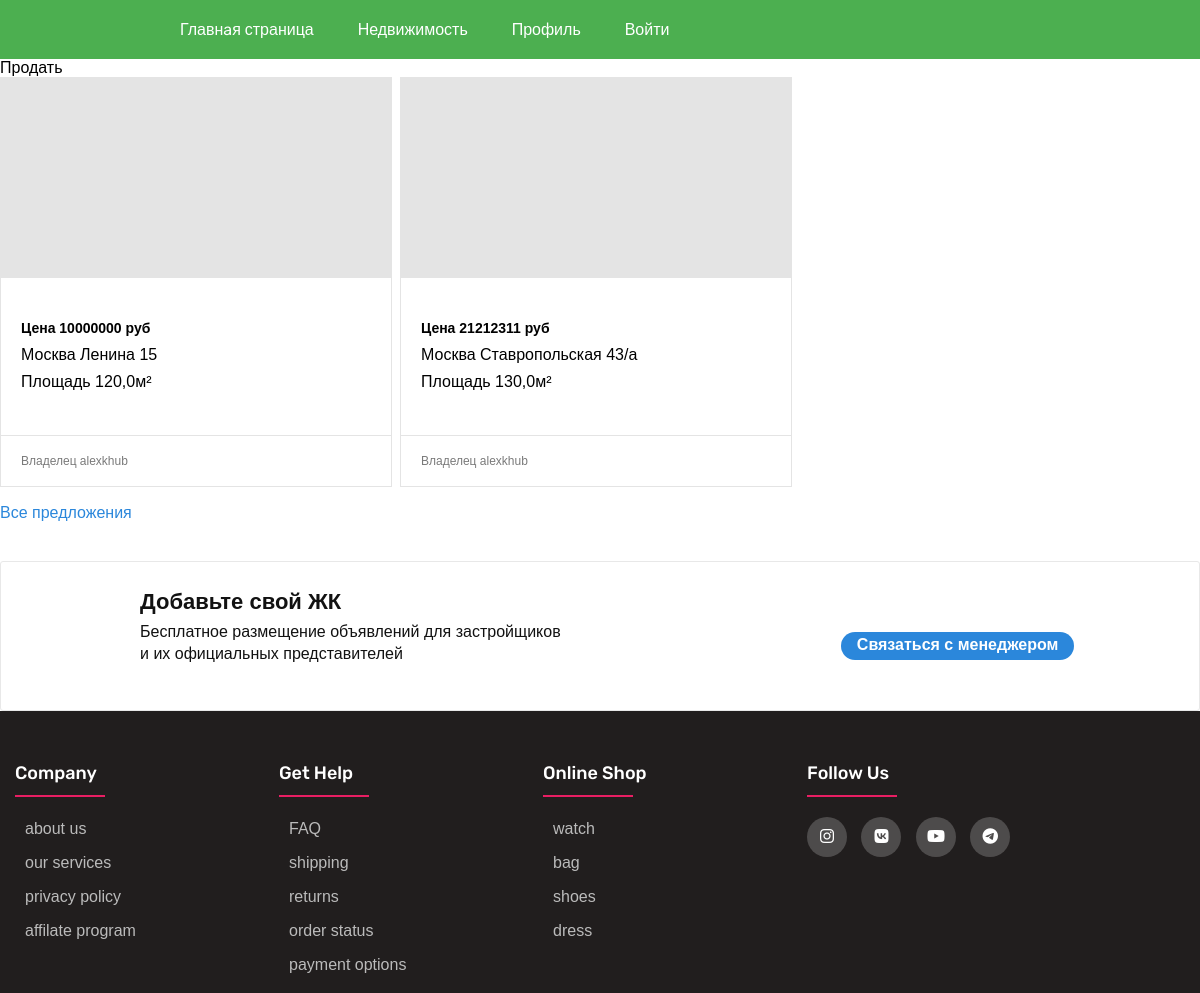
/real_estate/ (signed in), run on the app's committed database.
### news/models.py (models this page shows, shortened)
class Real_estate(models.Model):
    user = models.ForeignKey('User', on_delete=models.PROTECT, null=True)
    city = models.ForeignKey('City', on_delete=models.CASCADE, verbose_name='Город')
    street = models.CharField(max_length=50, verbose_name='Улица')
    address = models.CharField(max_length=50, verbose_name='Адрес')
    category_name = models.ForeignKey('Сategories_real_estate', on_delete=models.CASCADE, null=True,
                                      verbose_name='Категория')
    services = models.ForeignKey('Services', on_delete=models.PROTECT, null=True)
    status = models.BooleanField(default=True, verbose_name='Статус')
    aray = models.FloatField(verbose_name='площадь', )
    price = models.IntegerField( verbose_name='цена')
    description = models.TextField(verbose_name='Описание', blank=True)
    first_photo = models.ImageField(upload_to='real_estate_first/%Y/%m/%d/', verbose_name='Изображение', blank=True)
    slug = models.SlugField(max_length=50, unique=True, db_index=True, verbose_name='URL', )
    class Meta:
        verbose_name = 'Объект недвижимости'
        verbose_name_plural = 'Объекты недвижимости'
        ordering = ['city', 'street']

class City(models.Model):
    name = models.CharField(max_length=50, verbose_name='Город')
    slug = models.SlugField(max_length=50, unique=True, db_index=True, verbose_name='URL', )
    def __str__(self):
        return self.name
    class Meta:
        verbose_name = 'Город'
        verbose_name_plural = 'Города'

class User(AbstractUser):
    Gender = (
        ('М', 'Мужчина'),
        ('Ж', 'Женщина'),
    )
    gender = models.CharField(max_length=1, verbose_name="Пол", choices=Gender, blank=True)
    phone = models.CharField(max_length=20, verbose_name="Телефон", unique=True, blank=True)
    slug = models.SlugField(max_length=50, unique=True, db_index=True, verbose_name='URL', blank=True)
    birthday = models.DateTimeField(verbose_name='Дата рождения', blank=True, null=True)
    avatar = models.ImageField(upload_to='avatars/%Y/%m/%d/', verbose_name='Аватарки', blank=True)
    description = models.TextField(verbose_name="О себе", blank=True)
    def __str__(self):
        return self.username
    class Meta:
        verbose_name = 'Пользователь'
        verbose_name_plural = 'Пользователи'
        ordering = ['last_name', 'first_name', 'username']

### news/views.py (the view)
# urls.py: path('real_estate/', Real_Estate.as_view(), name='real_estate'),
class Real_Estate(DataMixin, ListView):
    model = Real_estate
    template_name = 'news/real_estate.html'
    context_object_name = 'real_estates'
    def get_context_data(self, object_list=None, *args, **kwargs):
        context = super().get_context_data(**kwargs)
        c_def = self.get_user_context()  # передаем переменные из DataMixin
        context['title'] = 'Недвижемость'
        return dict(list(context.items()) + list(c_def.items()))  # объединение данных
    def get_queryset(self):
        return Real_estate.objects.filter(status=True)

### news/utils.py (called while the page is built)
    def get_user_context(self, **kwargs):
        context = kwargs
        user_menu = menu.copy()
        if not self.request.user.is_authenticated:
            user_menu.pop(2)
        context['menu'] = user_menu
        return context

### news/templates/news/real_estate.html (shortened to what this page needs)
{% extends 'news/base.html' %}
{% load static %}
{%block content %}
<a href="{% url 'add_real_estate' %}">Продать</a>
<div data-name="TopJK">
        <div class="c-tabs _025a50318d--c-popular-tabs--fA44s">
          <div data-name="PopularContent" class="с-tabs-content">
            <div class="c-tabs-tab-content">
              <div class="_025a50318d--c-popular-block-wrap--WNSeg cg-row">
                {%for real_estate in real_estates%}
                <a data-name="Link" href="{% url 'show_real_estate'  %}" class="_025a50318d--c-link-default--hFc6Z _025a50318d--c-popular-block--ugLMs _025a50318d--c-popular-block-jk--grW9y cg-col-8">
                  <div class="_025a50318d--c-popular-photo-wrap--CsUX4" style="background-image: url(&quot;{{real_estate.first_photo.url}}&quot;);"></div>
                  <div class="_025a50318d--c-popular-info--HRsb6 _025a50318d--c-popular-info-jk--S3qik"><span class="_025a50318d--c-popular-top--ZxVzL"><span class="_025a50318d--c-popular-block-title--0BuL1"></span><span class="_025a50318d--c-popular-price-range--NhWha"> Цена {{real_estate.price}}&nbsp;руб</span></span>
                    <div class="_025a50318d--c-popular-address--tIqEk"> {{real_estate.city}} {{real_estate.street}} {{real_estate.address}}</div>
                    <div class="_025a50318d--c-popular-address--tIqEk"> Площадь {{real_estate.aray}}м&#178</div>
                  </div>
                  <div class="_025a50318d--c-popular-developer--FbZsU"><span class="_025a50318d--c-popular-developer-text--EzmIG">Владелец {{real_estate.user}}</span></div>
                </a>
                {%endfor%}
              </div>
            </div>
          </div>
        </div><a data-name="Link" href="https://vladikavkaz.cian.ru/newobjects/list/?deal_type=sale&amp;engine_version=2&amp;offer_type=newobject&amp;region=4613" class="_025a50318d--c-link-default--hFc6Z undefined _025a50318d--c-all-propositions--L3hUs">Все предложения</a>
        <div data-name="NewBuildingsServiceBlock" class="_025a50318d--c-selfad-single--mnKO8">
          <div class="cg-row">
            <div data-name="JKAdsBlock" class="cg-col-18 cg-col-s-17 cg-col-xs-18">
              <div class="_025a50318d--c-selfad-single-content--A3YuU">
                <h3 class="_025a50318d--c-selfad-single-title--_NhhM">Добавьте свой ЖК</h3>
                <div class="_025a50318d--c-selfad-single-description--dSGOI">Бесплатное размещение объявлений для застройщиков
                  <br>и их официальных представителей</div>
              </div>
            </div>
            <div data-name="ContactManagerBlock" class="_025a50318d--c-selfad-single-actions--zozuk cg-col-6 cg-col-s-7 cg-col-xs-6"><a data-name="Link" target="_blank" href="/contacts/" class="_025a50318d--c-link-default--hFc6Z _025a50318d--c-selfads-item-button--o9HKW">Связаться с менеджером</a></div>
          </div>
        </div>
</div>
{%endblock%}

### news/static/news/css/styles.css (style rules this page uses)
body { padding: 0; margin: 0; font-family: sans-serif; }

### news/static/news/css/index.css (style rules this page uses)
div,h1,p,a,img,section { margin:0; padding:0; border:0; font-size:100%; font:inherit; vertical-align:baseline; }
* { box-sizing:border-box; }
a { color:inherit; text-decoration:none; }

### news/static/news/css/real_estate_styles.css (style rules this page uses)
* { box-sizing:border-box; }
.cg-row:after { content:''; display:table; clear:both; }
.cg-col-18,.cg-col-6,.cg-col-8 { float:left; margin-right:.5rem; }
.cg-col-6 { width:calc(25% - .5rem); }
.cg-col-8 { width:calc(33.33333333333333% - .5rem); }
.cg-col-18 { width:calc(75% - .5rem); }
@media screen and (max-width:1231px) { .cg-col-s-7 { width:calc(29.166666666666668% - .5rem); } }
@media screen and (max-width:1231px) { .cg-col-s-17 { width:calc(70.83333333333334% - .5rem); } }
._025a50318d--c-link-default--hFc6Z { -webkit-transition:color .3s,border-color .3s,background .3s; transition:color .3s,border-color .3s,background .3s; cursor:pointer; border-bottom:1px solid transparent; min-height:18px; color:#2b87db; line-height:18px; text-decoration:none; }
._025a50318d--c-selfads-item-button--o9HKW { display:inline-block; border:0; border-radius:14px; background-color:#2b87db; padding:4px 16px; height:28px; color:#fff; font-weight:700; }
._025a50318d--c-selfad-single-content--A3YuU { padding-left:118px; }
._025a50318d--c-selfad-single-title--_NhhM { margin:0 0 5px; width:100%; color:#121212; font-weight:700; font-size:22px; line-height:28px; }
._025a50318d--c-selfad-single-description--dSGOI { max-width:425px; color:#121212; font-size:16px; line-height:22px; }
._025a50318d--c-selfad-single-actions--zozuk { padding-top:44px; }
._025a50318d--c-selfad-single-actions--zozuk ._025a50318d--c-selfads-item-button--o9HKW { white-space:nowrap; }
._025a50318d--c-selfad-single--mnKO8 { border:1px solid #e8e8e8; border-radius:3px; background-color:#fff; padding:26px 21px 45px; }
._025a50318d--c-popular-block--ugLMs { display:-webkit-flex; display:flex; position:relative; -webkit-flex-direction:column; flex-direction:column; -webkit-transition:border-color .3s; transition:border-color .3s; box-sizing:border-box; border:1px solid #e4e4e4; background:#fff; min-height:340px; }
._025a50318d--c-popular-block-jk--grW9y { padding-bottom:51px; min-height:400px; }
._025a50318d--c-popular-photo-wrap--CsUX4 { background-position:50% 50%; background-size:cover; background-color:#e4e4e4; width:100%; height:200px; }
._025a50318d--c-popular-info--HRsb6 { padding:15px 20px 35px; color:#000; }
._025a50318d--c-popular-info-jk--S3qik { min-height:147px; }
._025a50318d--c-popular-address--tIqEk { display:block; }
._025a50318d--c-popular-address--tIqEk { display:block; margin-bottom:9px; }
._025a50318d--c-popular-top--ZxVzL { display:block; margin-bottom:9px; }
._025a50318d--c-popular-block-title--0BuL1 { display:block; font-weight:700; font-size:16px; line-height:1.38; }
._025a50318d--c-popular-price-range--NhWha { display:block; margin-top:4px; font-weight:700; font-size:14px; line-height:1.29; }
._025a50318d--c-popular-developer--FbZsU { position:absolute; bottom:0; left:0; border-top:1px solid #e4e4e4; width:100%; height:51px; color:#7a7a7a; font-size:12px; line-height:48px; }
._025a50318d--c-popular-developer-text--EzmIG { display:inline-block; vertical-align:middle; padding:0 20px; line-height:16px; }
._025a50318d--c-popular-tabs--fA44s { margin-bottom:17px; }
._025a50318d--c-popular-block-wrap--WNSeg { display:-webkit-flex; display:flex; -webkit-flex-wrap:wrap; flex-wrap:wrap; }
._025a50318d--c-all-propositions--L3hUs { display:inline-block; margin-bottom:36px; min-height:19px; }
._025a50318d--c-all-propositions--L3hUs:last-of-type { margin-bottom:38px; }

### data on the page
Real_estate: price "10000000", city "Москва", street "Ленина", address "15", aray "120,0", user "alexkhub"
Real_estate: price "21212311", city "Москва", street "Ставропольская", address "43/a", aray "130,0", user "alexkhub"

### other printed values
{{ m.title_menu }} "Главнaя страница" "Недвижимость" "Профиль" "Войти"
